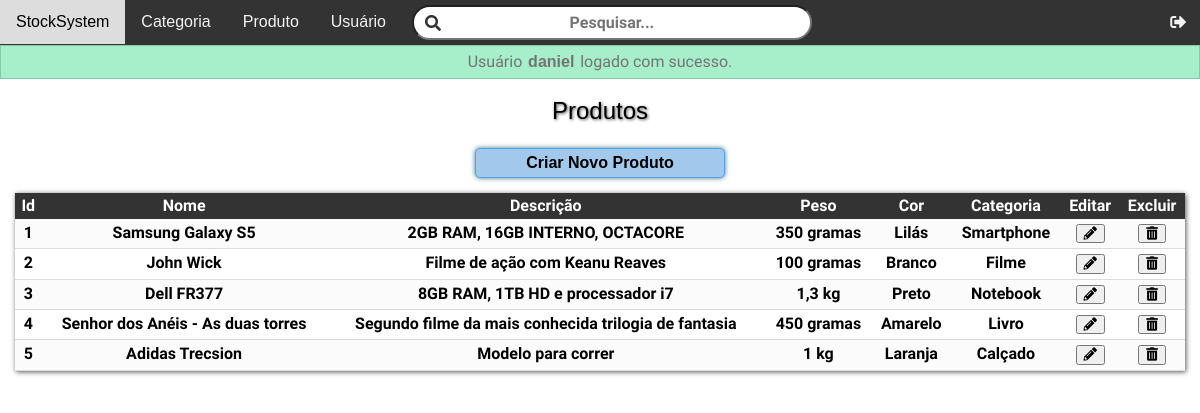
The page /src/View/product.php (signed in) on the database as committed earlier.
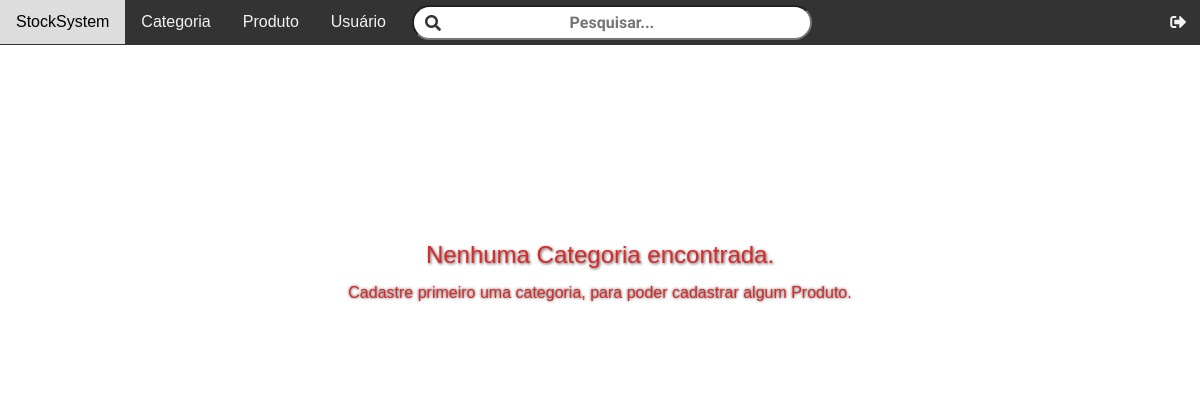
The same page on the database as committed later.
### tables this page shows
CREATE TABLE `products` (
  `id` int(11) NOT NULL AUTO_INCREMENT,
  `name` varchar(50) NOT NULL,
  `description` varchar(255) NOT NULL,
  `weight` varchar(50) NOT NULL,
  `color` varchar(25) NOT NULL,
  `category_id` int(11) NOT NULL,
  `created_at` timestamp NULL DEFAULT NULL,
  `updated_at` timestamp NULL DEFAULT NULL,
  PRIMARY KEY (`id`),
  KEY `category_id` (`category_id`),
  CONSTRAINT `products_ibfk_1` FOREIGN KEY (`category_id`) REFERENCES `categorys` (`id`)
);

CREATE TABLE `categorys` (
  `id` int(11) NOT NULL AUTO_INCREMENT,
  `name` varchar(50) NOT NULL,
  `created_at` timestamp NULL DEFAULT NULL,
  `updated_at` timestamp NULL DEFAULT NULL,
  PRIMARY KEY (`id`),
  UNIQUE KEY `name` (`name`)
);

### src/Dao/ProductDao.php (called while the page is built, shortened)
<?php
require_once '../Model/Product.php';
class ProductDao
{
	public static function list()
	{
		$query = "SELECT p.id, p.name, p.description, p.weight, p.color, p.category_id, c.name
			AS category_name FROM products AS p JOIN categorys AS c ON p.category_id = c.id ORDER BY id";
		$conn = Connection::getConn();
		$result = $conn->query($query);
		$list = array();
		foreach ($result->fetchAll() as $product_array) {
			$product = new Product(
				$product_array['name'],
				$product_array['description'],
				$product_array['weight'],
				$product_array['color'],
				$product_array['category_id'],
				$product_array['id']
			);
			$product->setCategoryName($product_array['category_name']);
			array_push($list, $product);
		}
		return $list;
	}
}

### src/Model/Product.php (called while the page is built, shortened)
<?php
class Product
{
	private $id;
	private $name;
	private $description;
	private $weight;
	private $color;
	private $category_name;
	public function __construct($name, $description, $weight, $color, $category_id, $id = null)
	{
		$this->name = $name;
		$this->description = $description;
		$this->weight = $weight;
		$this->color = $color;
		$this->id = $id;
	}
	public function getId()
	{
		return $this->id;
	}
	public function getName()
	{
		return $this->name;
	}
	public function getDesc()
	{
		return $this->description;
	}
	public function getWeight()
	{
		return $this->weight;
	}
	public function getColor()
	{
		return $this->color;
	}
	public function getCategoryName()
	{
		return $this->category_name;
	}
	public function setCategoryName($newCategoryName)
	{
		$this->category_name = $newCategoryName;
	}
}

### src/Helpers/convert.php (called while the page is built, shortened)
<?php
function customString($target, $length)
{
	if (strlen($target) > $length) {
		$current = substr($target, 0, $length);
		$current .= "...";
		return $current;
	} else {
		return $target;
	}
}

### src/View/Product/main-table.php (the view, shortened to what this page needs)
<section class="row table">
	<div class="col-12">
		<table class="table-product">
			<thead>
				<tr>
					<th class="order">Id</th>
					<th class="order">Nome</th>
					<th>Descrição</th>
					<th class="order">Peso</th>
					<th class="order">Cor</th>
					<th class="order">Categoria</th>
					<th>Editar</th>
					<th>Excluir</th>
				</tr>
			</thead>
			<tbody>
				<?php foreach ($products as $product) : ?>
					<tr class="info-row">
						<td class="info-id"><?php echo $product->getId() ?></td>
						<td class="info-name"><?php echo $product->getName() ?></td>
						<td class="info-desc"><?php echo customString($product->getDesc(), 150) ?></td>
						<td class="info-weight"><?php echo $product->getWeight() ?></td>
						<td class="info-color"><?php echo $product->getColor() ?></td>
						<td class="info-category-name"><?php echo $product->getCategoryName() ?></td>
						<td><button id="edit" class="fas fa-pencil-alt"></button></td>
						<td><button id="delete" class="fas fa-trash-alt"></button></td>
					</tr>
				<?php endforeach ?>
			</tbody>
		</table>
	</div>
</section>

### src/Helpers/show-alert.php
<?php
require_once 'convert.php';
function showAlert($type)
{
	if (isset($_SESSION[$type])) {?>
		<p class="alert-<?php echo $type ?>"><?php echo $_SESSION[$type] ?></p>
		<?php unset($_SESSION[$type]);
	}
}

### src/View/Product/main-top.php
<?php require_once './Templates/main-top-title.php' ?>
<?php showAlert('success'); showAlert('danger') ?>
	<h2>Produtos</h2>
<?php require_once './Templates/main-top-search.php' ?>
<?php require_once './Templates/main-button-top.php' ?>
	<button id="callForm" class="btn-primary">Criar Novo Produto</button>
<?php require_once './Templates/main-button-bottom.php' ?>

### src/View/Product/main-category-empty.php (shortened to what this page needs)
<section class="row empty-category">
	<div class="col-12 msg-empty-category">
		<h2 class="msg-empty-title">Nenhuma Categoria encontrada.</h2>
		<h3 class="msg-empty-title">Cadastre primeiro uma categoria, para poder cadastrar algum Produto.</h3>

Rows that differ between the two databases and show on the page:
removed products: id "1", name "Samsung Galaxy S5", description "2GB RAM, 16GB INTERNO, OCTACORE", weight "350 gramas", color "Lilás", category.name "Smartphone"
removed products: id "2", name "John Wick", description "Filme de ação com Keanu Reaves", weight "100 gramas", color "Branco", category.name "Filme"
removed products: id "3", name "Dell FR377", description "8GB RAM, 1TB HD e processador i7", weight "1,3 kg", color "Preto", category.name "Notebook"
removed products: id "4", name "Senhor dos Anéis - As duas torres", description "Segundo filme da mais conhecida trilogia de fantasia", weight "450 gramas", color "Amarelo", category.name "Livro"
removed products: id "5", name "Adidas Trecsion", description "Modelo para correr", weight "1 kg", color "Laranja", category.name "Calçado"
Other text that changed with them:
$_SESSION[$type]: "Usuário daniel logado com sucesso." → (not shown)
text no longer shown: "Produtos Criar Novo Produto Id Nome Descrição Peso Cor Categoria Editar Excluir"
text now shown: "Nenhuma Categoria encontrada. Cadastre primeiro uma categoria, para poder cadastrar algum Produto."
